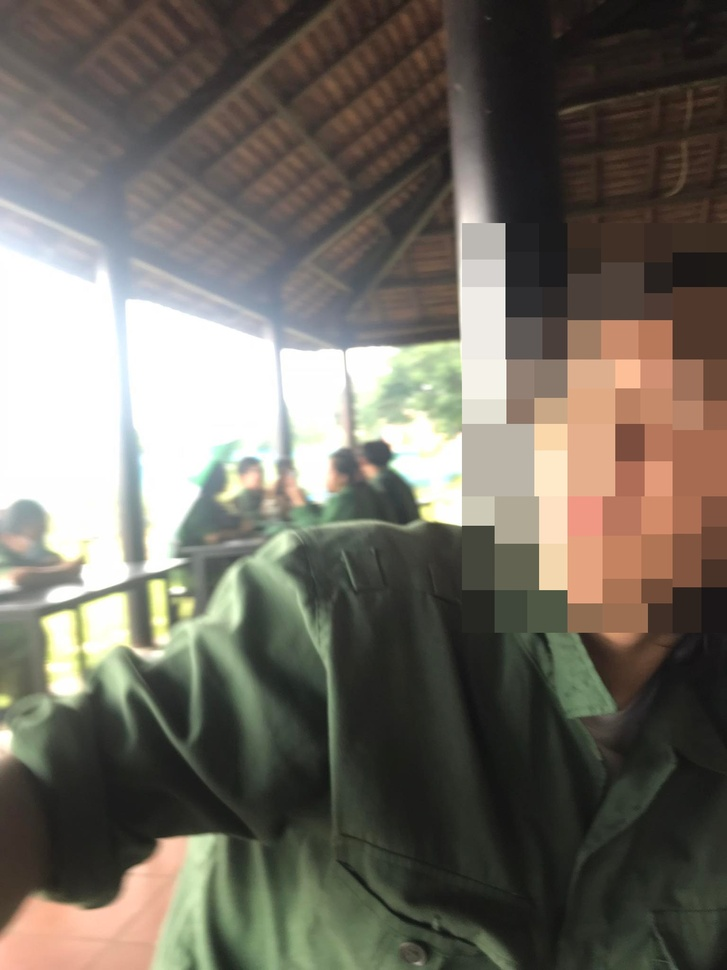
#> input picture DIP/img1.jpeg, 727 x 970 px, shrunk from 1536 x 2048 before the run
$ python rgb.py
#> lines starting #> are read from the running program, lines starting #| are printed output that depends on the picture
from matplotlib import pyplot as plt
from PIL import Image
import numpy as np

img1 = np.array(Image.open('img1.jpeg'))
#> img1 is the input picture: shape (970, 727, 3); mean R, G, B 113.1, 108.2, 98.6
figure, plots = plt.subplots(ncols=3, nrows=1)
for i, subplot in zip(range(3), plots):
    temp = np.zeros(img1.shape, dtype='uint8')
    temp[:,:,i] = img1[:,:,i]
    subplot.imshow(temp)
    subplot.set_axis_off()
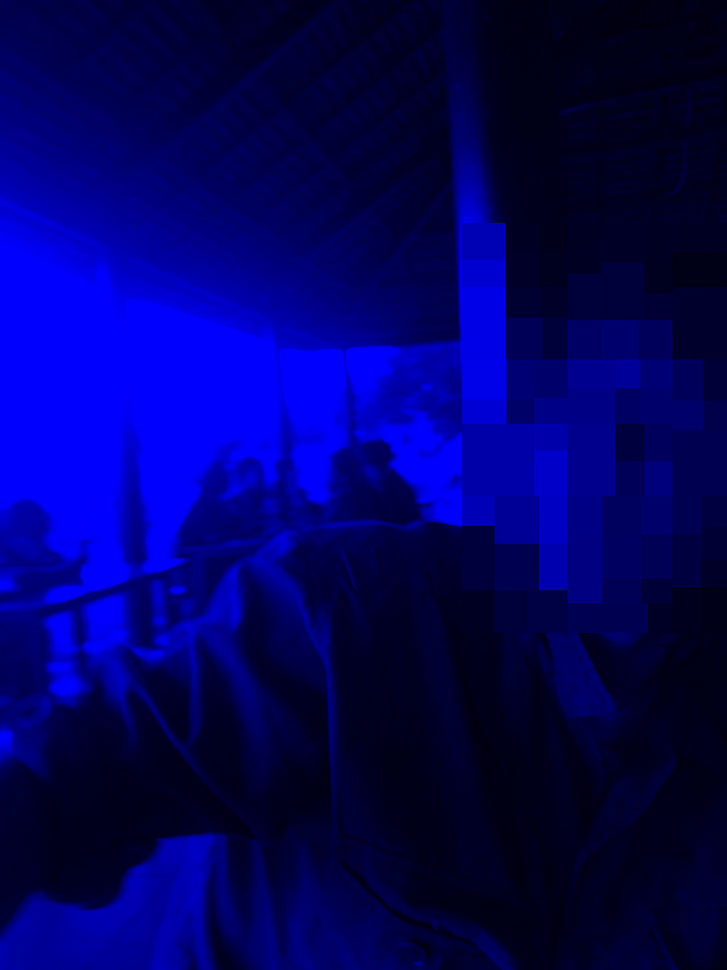
#> temp: shape (970, 727, 3); mean R, G, B 0, 0, 98.6
plt.show()
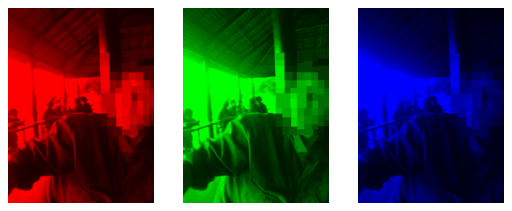
#> figure drawn by matplotlib, 3 panels
